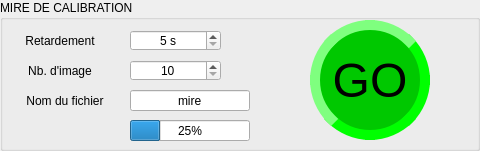
   <widget class="QGroupBox" name="calibration_test_groupbox">
    <property name="geometry">
     <rect>
      <x>1290</x>
      <y>210</y>
      <width>480</width>
      <height>151</height>
     </rect>
    </property>
    <property name="title">
     <string>MIRE DE CALIBRATION</string>
    </property>
    <widget class="QPushButton" name="start_chronoBtn">
     <property name="enabled">
      <bool>true</bool>
     </property>
     <property name="geometry">
      <rect>
       <x>310</x>
       <y>20</y>
       <width>120</width>
       <height>120</height>
      </rect>
     </property>
     <property name="sizePolicy">
      <sizepolicy hsizetype="Minimum" vsizetype="Fixed">
       <horstretch>0</horstretch>
       <verstretch>0</verstretch>
      </sizepolicy>
     </property>
     <property name="font">
      <font>
       <pointsize>36</pointsize>
      </font>
     </property>
     <property name="styleSheet">
      <string notr="true">QPushButton
{
	background-color: rgb(0, 200, 0);
	color: rgb(0,0, 0);
	border-radius: 60px;
	border-style: outset;
	border-width: 10px;
	border-color: rgb(0, 255, 0);
}

QPushbutton:pressed
{
 	background-color: rgb(10, 20, 10);
border-style: inset;
}
</string>
     </property>
     <property name="text">
      <string>GO</string>
     </property>
     <property name="checkable">
      <bool>false</bool>
     </property>
     <property name="flat">
      <bool>false</bool>
     </property>
    </widget>
    <widget class="QLabel" name="calib_img_delay_label">
     <property name="geometry">
      <rect>
       <x>20</x>
       <y>30</y>
       <width>80</width>
       <height>21</height>
      </rect>
     </property>
     <property name="text">
      <string>Retardement</string>
     </property>
     <property name="alignment">
      <set>Qt::AlignCenter</set>
     </property>
    </widget>
    <widget class="QSpinBox" name="calib_delay_img">
     <property name="geometry">
      <rect>
       <x>130</x>
       <y>30</y>
       <width>91</width>
       <height>21</height>
      </rect>
     </property>
     <property name="alignment">
      <set>Qt::AlignCenter</set>
     </property>
     <property name="suffix">
      <string> s</string>
     </property>
     <property name="minimum">
      <number>5</number>
     </property>
     <property name="value">
      <number>5</number>
     </property>
    </widget>
    <widget class="QLabel" name="calib_numb_of_img_label">
     <property name="geometry">
      <rect>
       <x>20</x>
       <y>60</y>
       <width>80</width>
       <height>21</height>
      </rect>
     </property>
     <property name="text">
      <string>Nb. d'image</string>
     </property>
     <property name="alignment">
      <set>Qt::AlignCenter</set>
     </property>
    </widget>
    <widget class="QSpinBox" name="calib_number_of_img">
     <property name="geometry">
      <rect>
       <x>130</x>
       <y>60</y>
       <width>91</width>
       <height>21</height>
      </rect>
     </property>
     <property name="alignment">
      <set>Qt::AlignCenter</set>
     </property>
     <property name="minimum">
      <number>10</number>
     </property>
     <property name="value">
      <number>10</number>
     </property>
    </widget>
    <widget class="QLabel" name="calib_file_name_label">
     <property name="geometry">
      <rect>
       <x>20</x>
       <y>90</y>
       <width>90</width>
       <height>21</height>
      </rect>
     </property>
     <property name="text">
      <string>Nom du fichier</string>
     </property>
     <property name="alignment">
      <set>Qt::AlignCenter</set>
     </property>
    </widget>
    <widget class="QLineEdit" name="calib_img_file_name">
     <property name="geometry">
      <rect>
       <x>130</x>
       <y>90</y>
       <width>120</width>
       <height>21</height>
      </rect>
     </property>
     <property name="text">
      <string>mire</string>
     </property>
     <property name="alignment">
      <set>Qt::AlignCenter</set>
     </property>
    </widget>
    <widget class="QProgressBar" name="calib_img_progressbar">
     <property name="geometry">
      <rect>
       <x>130</x>
       <y>120</y>
       <width>120</width>
       <height>21</height>
      </rect>
     </property>
     <property name="value">
      <number>25</number>
     </property>
     <property name="alignment">
      <set>Qt::AlignCenter</set>
     </property>
     <property name="invertedAppearance">
      <bool>false</bool>
     </property>
     <property name="textDirection">
      <enum>QProgressBar::TopToBottom</enum>
     </property>
    </widget>
   </widget>
